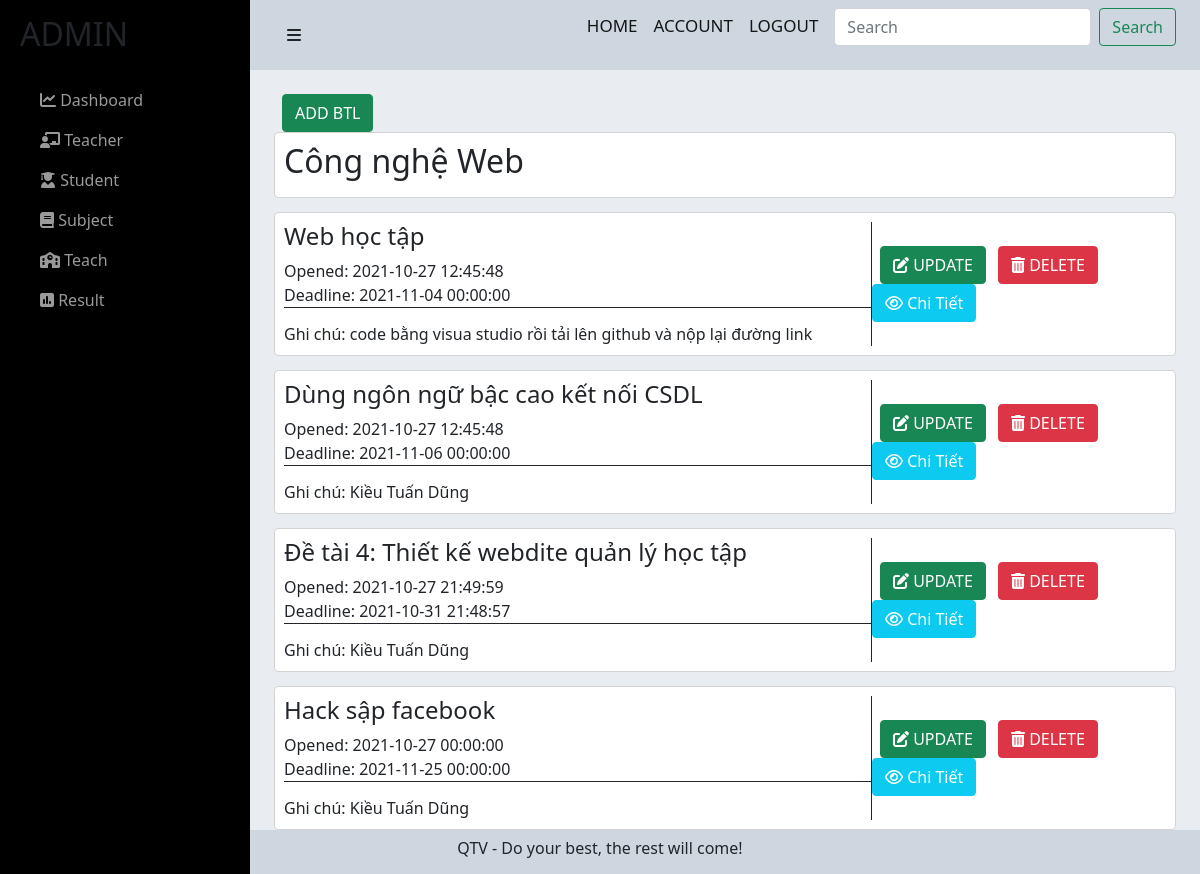
Page /admin/btl.php?idMH=1 (signed in) on the committed database.
### tables this page shows
CREATE TABLE `monhoc` (
  `idMH` int(11) NOT NULL,
  `nameMH` varchar(255) NOT NULL,
  `TC` int(11) NOT NULL
);

CREATE TABLE `btl` (
  `idBTL` int(11) NOT NULL,
  `nameBTL` varchar(255) NOT NULL,
  `formatBTL` varchar(255) NOT NULL,
  `openedBTL` datetime NOT NULL DEFAULT current_timestamp(),
  `deadlineBTL` datetime NOT NULL,
  `idMH` int(11) NOT NULL,
  `notebtl` varchar(255) NOT NULL
);

### admin/btl.php (the view, shortened to what this page needs)
<?php include('../config/config.php');
?>
<link href="https://cdn.jsdelivr.net/npm/bootstrap@5.0.2/dist/css/bootstrap.min.css" rel="stylesheet">
<link rel="stylesheet" href="https://cdnjs.cloudflare.com/ajax/libs/font-awesome/6.0.0-beta2/css/all.min.css" />
<link rel="stylesheet" href="../css/exercise-subject-admin.css">
<?php
if (isset($_GET['idMH'])) {
    $idMH = $_GET['idMH'];
    $sql1 = "SELECT * FROM monhoc where idMH = $idMH";
    $res1 = mysqli_query($conn, $sql1);
    $row1 = mysqli_fetch_assoc($res1);
    $nameMH = $row1['nameMH'];
}
?>
<div id="wrapper">
    <div id="sidebar-wrapper">
        <ul class="sidebar-nav">
            <li class="sidebar-brand">
                <h2>ADMIN</h2>
            </li>
            <li>
                <a href="index.php"><i class="fas fa-chart-line"></i> Dashboard</a>
            </li>
            <li>
                <a href="teacher.php"><i class="fas fa-chalkboard-teacher"></i> Teacher</a>
            </li>
            <li>
                <a href="student.php"><i class="fas fa-user-graduate"></i> Student</a>
            </li>
            <li>
                <a href="subject.php"><i class="fas fa-book"></i> Subject</a>
            </li>
            <li>
                <a href=".teach.php"><i class="fas fa-school"></i> Teach</a>
            </li>
            <li>
                <a href="result.php"><i class="fas fa-poll"></i> Result</a>
            </li>
        </ul>
    </div>
    <div id="page-content-wrapper">
        <div class="container-fluid">
            <div class="row">
                <div class="col-lg-12">
                    <nav class="navbar navbar-light">
                        <div class="container-fluid">
                            <a href="#menu-toggle" class="btn btn-default" id="menu-toggle"><i class="fas fa-bars"></i></a>
                            <form class="d-flex">
                                <a href="" class="navbar-brand">HOME</a>
                                <a href="" class="navbar-brand">ACCOUNT</a>
                                <a href="../login/logout.php" class="navbar-brand">LOGOUT</a>
                                <input class="form-control me-2" type="search" placeholder="Search" aria-label="Search">
                                <button class="btn btn-outline-success" type="submit">Search</button>
                            </form>
                        </div>
                    </nav>
                    <div class="main-content">
                        <div class="container">
                            <br>
                        <a href="./add-btl-admin.php"><button class="btn btn-success"> ADD BTL</button></a>
                        <br>
                            <div class="tittle-mh">
                                <h2><?php echo $nameMH ?></h2>
                            </div>
                            <?php
                            $sql3 = "SELECT * FROM btl WHERE idMH = '$idMH'";
                            $res3 = mysqli_query($conn, $sql3);
                            if ($res3 == true) {
                                while ($row3 = mysqli_fetch_assoc($res3)) {
                            ?>
                                    <div class="title-btvn">
                                            <div class="name-btvn row">
                                                  <div class="content-btvn col-md-8">
                                                  <h4><?php echo $row3['nameBTL'] ?></h4>
                                                    <p><span style="font-weight: 500;">Opened: </span><?php echo $row3['openedBTL'] ?></p>
                                                    <p style="border-bottom: 1px solid;"><span style="font-weight: 500;">Deadline: </span><?php echo $row3['deadlineBTL'] ?></p>
                                                    <p class="note">Ghi chú: <?php echo $row3['notebtl'] ?></p>
                                                  </div>
                                                  <div style="margin:auto"  class="service col-md-4">
                                                  <a href="./upd-btl-admin.php?idBTL=<?php echo $row3['idBTL']; ?>"><button type="button" class="btn btn-success text-white me-2"><i class="fas fa-edit"></i> UPDATE</button></a>
                                                  <a href="./del-btl-admin.php?idBTL=<?php echo $row3['idBTL']; ?>"><button type="button" class="btn btn-danger text-white me-2"><i class="fas fa-trash-alt"></i> DELETE</button></a>
                                                  <a href="./chitiet-btl-admin.php?idBTL=<?php echo $row3['idBTL']; ?>&&idMH=<?php echo $row3['idMH']; ?>"><button type="button" class="btn btn-info text-white me-2"><i class="far fa-eye"></i> Chi Tiết</button></a>
                                                  </div>
                                            </div>
                                        </div>
                                <?php
                                }
                            }
                                ?>
                                    </div>
                        </div>
                    </div>
                </div>
            </div>
        </div>
    </div>
    <footer>
        <p class="ftr text-center">
            QTV - Do your best, the rest will come!
        </p>
    </footer>

### css/exercise-subject-admin.css (style rules this page uses)
.row>* { padding : 0; }
#wrapper { padding-left: 0; -webkit-transition: all 0.5s ease; -moz-transition: all 0.5s ease; -o-transition: all 0.5s ease; transition: all 0.5s ease; }
.navbar-brand { font-size:17px; font-weight:500; }
#page-content-wrapper { padding: 50px; position: relative; }
#sidebar-wrapper { z-index: 1000; position: fixed; left: 250px; width: 0; height: 100%; margin-left: -250px; overflow-y: auto; background: #000; -webkit-transition: all 0.5s ease; -moz-transition: all 0.5s ease; -o-transition: all 0.5s ease; transition: all 0.5s ease; }
#page-content-wrapper { width: 100%; position: absolute; padding: 15px; }
.sidebar-nav { position: absolute; top: 0; width: 250px; margin: 0; padding: 0; list-style: none; }
.sidebar-nav li { text-indent: 20px; line-height: 40px; }
.sidebar-nav li a { display: block; text-decoration: none; color: #999999; }
.sidebar-nav > .sidebar-brand { height: 65px; font-size: 18px; line-height: 60px; margin-top: 15px; }
@media (min-width:768px) { #wrapper { padding-left: 250px; } }
@media (min-width:768px) { #sidebar-wrapper { width: 250px; } }
@media (min-width:768px) { #page-content-wrapper { padding: 0; position: relative; } }
.main-content { min-height: 82vh; }
.navbar, .ftr { background-color: #ced6e0; }
.ftr { height:44px; margin-bottom: 0; padding-top:6px; }
.tittle-mh, .name-btvn { background-color:#fff; padding:1%; border-radius: 4px; border: 0.5px solid lightgray; }
.main-content { background-color: #e9edf1; }
.container { min-height: 521px; }
.name-btvn { margin-top:14px; margin-left: 0; margin-right: 0; }
.name-btvn p { margin-bottom: 0; }
.note { margin-top:14px; }
.content-btvn { border-right: 0.5px solid; }
.btn-success { margin-left: 8px; }

### rows in the picture
monhoc: nameMH "Công nghệ Web"
btl: nameBTL "Web học tập", openedBTL "2021-10-27 12:45:48", deadlineBTL "2021-11-04 00:00:00", notebtl "code bằng visua studio rồi tải lên github và nộp lại đường link"
btl: nameBTL "Dùng ngôn ngữ bậc cao kết nối CSDL", openedBTL "2021-10-27 12:45:48", deadlineBTL "2021-11-06 00:00:00", notebtl "Kiều Tuấn Dũng"
btl: nameBTL "Đề tài 4: Thiết kế webdite quản lý học tập", openedBTL "2021-10-27 21:49:59", deadlineBTL "2021-10-31 21:48:57", notebtl "Kiều Tuấn Dũng"
btl: nameBTL "Hack sập facebook", openedBTL "2021-10-27 00:00:00", deadlineBTL "2021-11-25 00:00:00", notebtl "Kiều Tuấn Dũng"
